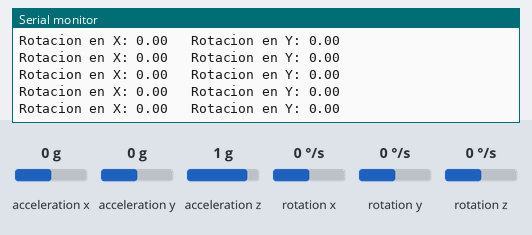
This sketch was run on a simulated Arduino Uno, built with avr-gcc and run on an emulated ATmega328P. Parts: the last lines printed to the serial monitor. The test bench sets the inputs (shaded band); at power-on: rotation x 0 °/s, rotation y 0 °/s, acceleration x 0 g, acceleration y 0 g, acceleration z 1 g, rotation z 0 °/s.

Above: at 1.2 s.
1.3 s: rotation x set to -192 °/s
At 1.35 s:
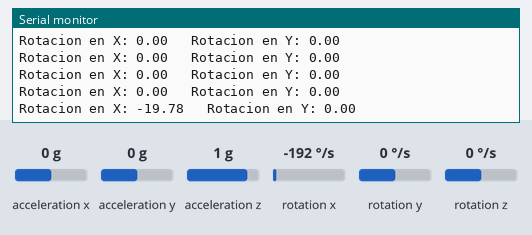
2.8 s: rotation y set to -192 °/s
At 2.9 s:
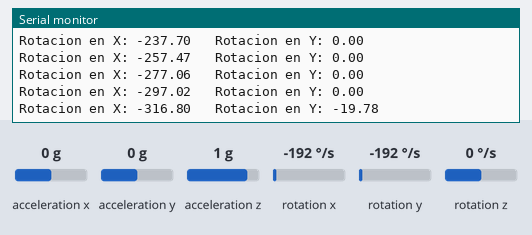
5.8 s: rotation x set to -100 °/s
At 5.89 s:
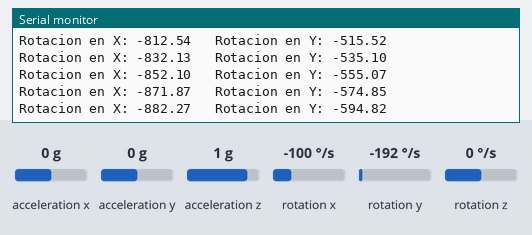
Timing chart, 0 to 8.8 s (numbered marks = the images above; inputs shaded):
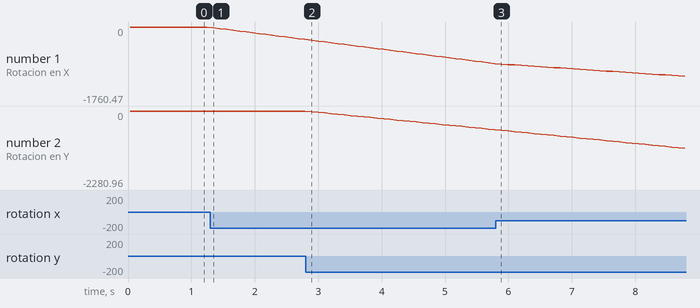

The sketch:

prueba_1.ino
```cpp
// Librerias I2C para controlar el mpu6050
// la libreria MPU6050.h necesita I2Cdev.h, I2Cdev.h necesita Wire.h
#include "I2Cdev.h"
#include "MPU6050.h"
#include "Wire.h"
// La dirección del MPU6050 puede ser 0x68 o 0x69, dependiendo
// del estado de AD0. Si no se especifica, 0x68 estará implicito
MPU6050 sensor;
// Valores RAW (sin procesar) del acelerometro y giroscopio en los ejes x,y,z
int16_t gx, gy, gz;
long tiempo_prev, dt;
float girosc_ang_x, girosc_ang_y;
float girosc_ang_x_prev, girosc_ang_y_prev;

void setup() {
 Serial.begin(9600); //Iniciando puerto serial
 Wire.begin(); //Iniciando I2C
 sensor.initialize(); //Iniciando el sensor
 if (sensor.testConnection()) Serial.println("Sensor iniciado correctamente");
 else Serial.println("Error al iniciar el sensor");
 tiempo_prev=millis();
}

void loop() {
 // Leer las velocidades angulares
 sensor.getRotation(&gx, &gy, &gz);

 //Calcular los angulos rotacion:

 dt = millis()-tiempo_prev;
 tiempo_prev=millis();

 girosc_ang_x = (gx/131)*dt/1000.0 + girosc_ang_x_prev;
 girosc_ang_y = (gy/131)*dt/1000.0 + girosc_ang_y_prev;
 girosc_ang_x_prev=girosc_ang_x;
 girosc_ang_y_prev=girosc_ang_y;
 //Mostrar los angulos separadas por un [tab]
 Serial.print("Rotacion en X: ");
 Serial.print(girosc_ang_x);
 Serial.print("\t Rotacion en Y: ");
 Serial.println(girosc_ang_y);
 delay(100);
}
```

Measured:
- after the input at 1.3 s, the serial monitor: prints a new line after 0.05 s (image 1)
- after the input at 2.8 s, the serial monitor: prints a new line after 0.09 s (image 2)
- plotted number 1: 0 → -297.02 after the input at 1.3 s, -297.02 → -871.87 after the input at 2.8 s
- plotted number 2: 0 → -574.85 after the input at 2.8 s
